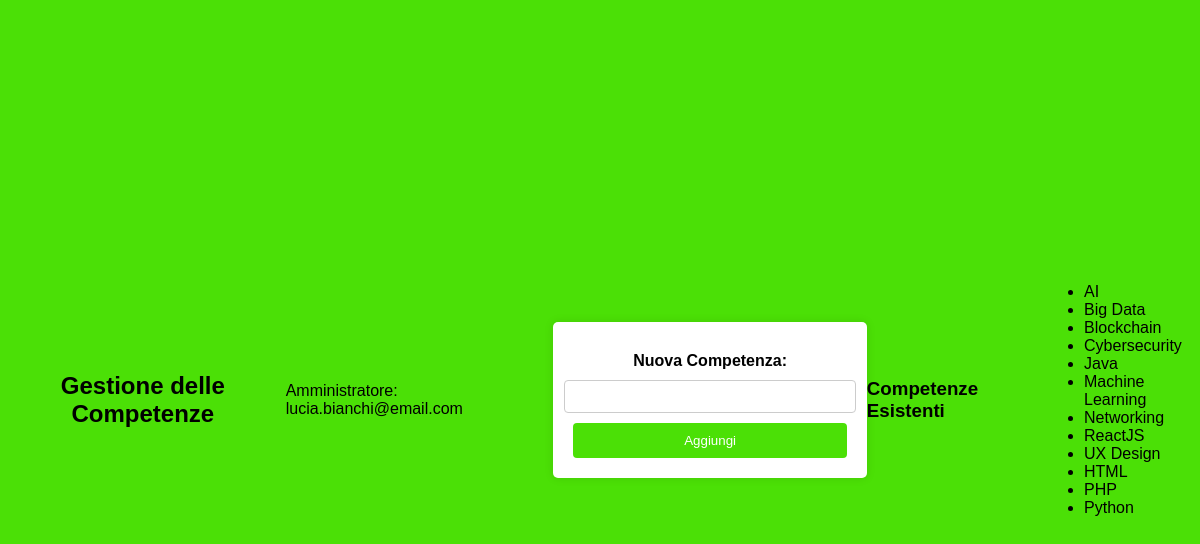
The app's page /php/gestione_Competenze.php (signed in) with its own data.
### tables this page shows
CREATE TABLE Skill (
    competenza VARCHAR(50) PRIMARY KEY,
    email_Amministratore VARCHAR(50) NOT NULL,
    FOREIGN KEY (email_Amministratore) REFERENCES Utente(email)
);

### php/gestione_Competenze.php (the view, shortened to what this page needs)
<?php
require 'config.php';
$email = $_SESSION['user_email'];
$competencesStmt = $pdo->query("SELECT * FROM Skill");
$competences = $competencesStmt->fetchAll(PDO::FETCH_ASSOC);
?>
<!DOCTYPE html>
<html lang="it">
<head>
    <link rel="stylesheet" href="style.css">
</head>
<body>
    <h2>Gestione delle Competenze</h2>
    <p>Amministratore: <?php echo htmlspecialchars($email); ?></p>
    <form method="POST" action="gestione_competenze.php">
        <label>Nuova Competenza:</label>
        <input type="text" name="nuova_competenza" required>
        <button type="submit">Aggiungi</button>
    </form>
    <h3>Competenze Esistenti</h3>
    <ul>
        <?php foreach ($competences as $competenza): ?>
            <li><?php echo htmlspecialchars($competenza['competenza']); ?></li>
        <?php endforeach; ?>
    </ul>
</body>
</html>

### css/style.css (style rules this page uses)
form { display: flex; flex-direction: column; align-items: center; background: white; padding: 20px; margin: 50px auto; width: 300px; border-radius: 5px; box-shadow: 0px 0px 10px rgba(0, 0, 0, 0.1); }
input[type="text"], input[type="email"], input[type="password"], input[type="number"] { width: 100%; padding: 8px; margin: 10px 0; border: 1px solid #ccc; border-radius: 4px; }
button { width: 100%; background-color: #4be006; color: white; padding: 10px; border: none; border-radius: 4px; cursor: pointer; }
body { display: flex; justify-content: center; align-items: center; height: 100vh; background-color: #4be006; font-family: Arial, sans-serif; margin: 0; padding: 0; }
h2 { text-align: center; margin-bottom: 20px; }
label { font-size: 16px; font-weight: bold; display: block; margin-top: 10px; }

### records on screen
skill: competenza "AI"
skill: competenza "Big Data"
skill: competenza "Blockchain"
skill: competenza "Cybersecurity"
skill: competenza "Java"
skill: competenza "Machine Learning"
skill: competenza "Networking"
skill: competenza "ReactJS"
skill: competenza "UX Design"
skill: competenza "HTML"
skill: competenza "PHP"
skill: competenza "Python"

### other values on screen
$email "lucia.bianchi@email.com"
